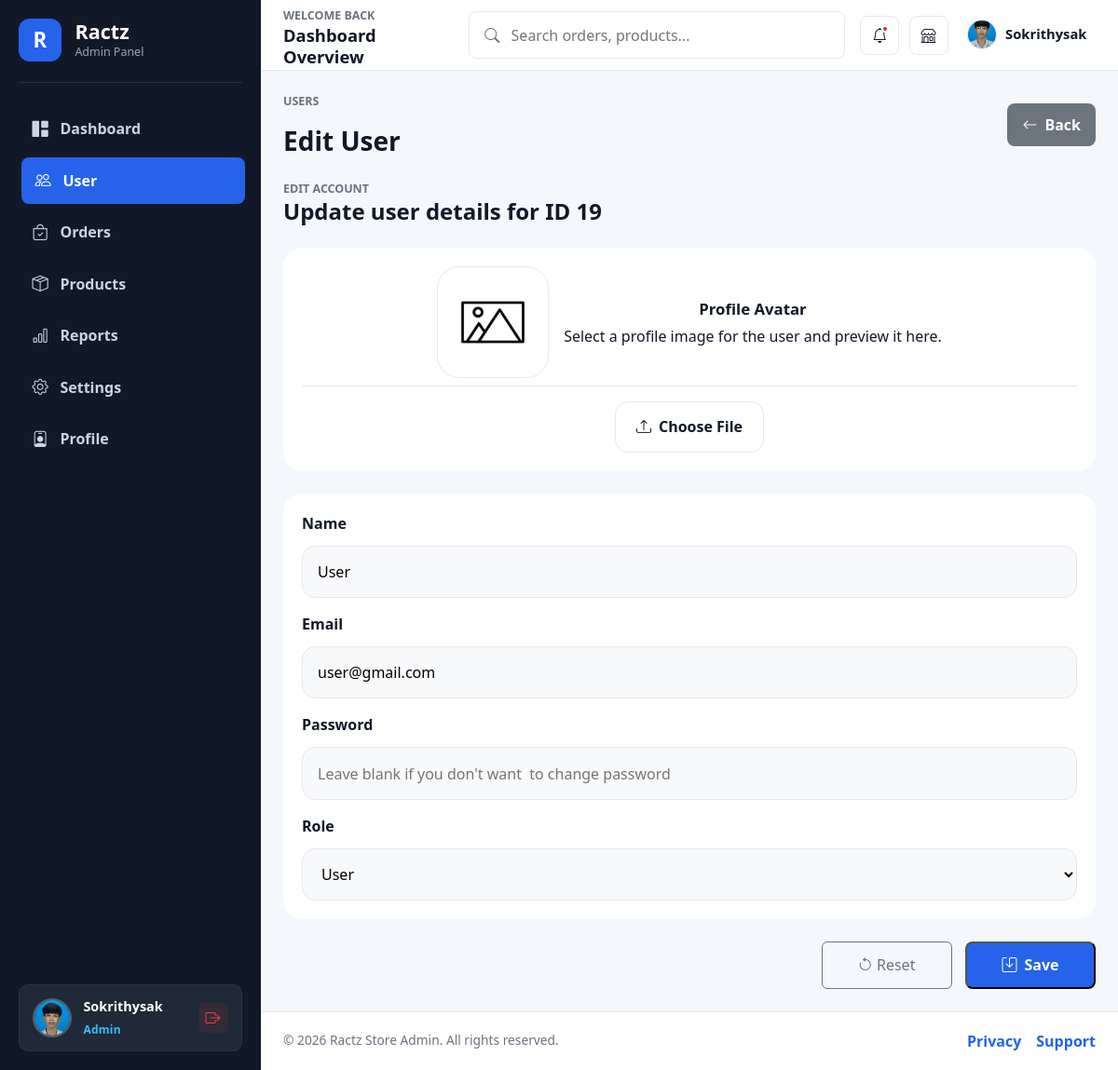
Screenshot of /admin/user/edit/19 (signed in) with the database file from the repository.
### models/user.py (models this page shows)
class User(db.Model):
    id = db.Column(db.Integer, primary_key=True)
    profile = db.Column(db.String(255), nullable=False, default='/static/images/default.png')
    username = db.Column(db.String(80), nullable=False)
    password = db.Column(db.String(255), nullable=False)
    email = db.Column(db.String(120), nullable=False, unique=True)
    role = db.Column(db.String(80), nullable=False)
    status = db.Column(db.String(80), nullable=False, default='Active')
    joined_date = db.Column(db.String(80), nullable=True, default=lambda: datetime.now().strftime('%b. %Y'))

### admin/user.py (the view)
@admin_bp.get('/user/edit/<int:user_id>')
@login_required
def edit_user(user_id):
    module = 'user'
    sql = text("SELECT * FROM user WHERE id = :user_id")
    result = db.session.execute(sql, {"user_id": user_id}).fetchone()
    user_data = None
    if result:
        user_data = dict(result._mapping)
    else:
        return redirect(url_for('admin_bp.user'))
    return render_template('admin/user/edit.html', module=module, user=user_data)

### admin/auth.py (called while the page is built)
def login_required(view):
    @wraps(view)
    def wrapped(*args, **kwargs):
        if not session.get("is_login"):
            return redirect(url_for("admin_login", next=request.path))
        if str(session.get("role", "")).strip().lower() != "admin":
            session.clear()
            flash("Access denied. Administrator privileges required.", "danger")
            return redirect(url_for("admin_login"))
        return view(*args, **kwargs)
    return wrapped

### helpers.py (called while the page is built)
def register_url_fallbacks(app):
    from flask import url_for
    def url_fallback(error, endpoint, values):
        if '.' in endpoint:
            raise error
        for bp_name in ['front_bp', 'admin_bp', 'api_bp']:
            full_endpoint = f"{bp_name}.{endpoint}"
            if full_endpoint in app.view_functions:
                return url_for(full_endpoint, **values)
        raise error
    app.url_build_error_handlers.append(url_fallback)

### templates/admin/user/edit.html (shortened to what this page needs)
{% extends 'admin/master.html' %} {% block styles %}
<link
  rel="stylesheet"
  href="{{ url_for('static', filename='user css/edit.css') }}"
/>
{% endblock %} {% block content %}
<main class="admin-content">
  <section class="page-heading">
    <div>
      <p>Users</p>
      <h3>Edit User</h3>
    </div>
    <a href="{{ url_for('admin_bp.user') }}" class="export-btn edit-back-btn">
      <i class="bi bi-arrow-left"></i>
      Back
    </a>
  </section>
  <section class="panel edit-panel">
    <div class="panel-header">
      <div>
        <span>Edit Account</span>
        <h4>Update user details for ID {{ user.id if user else user_id }}</h4>
      </div>
    </div>
    <form id="editUserForm" action="{{url_for('admin_bp.do_edit_user')}}" method="POST" enctype="multipart/form-data" class="edit-form">
      <div class="edit-layout">
        <div class="edit-card">
          <div class="edit-card-top">
            <img
              id="output"
              src="{{ url_for('user_photo', user_id=user.id, photo_type='org') }}"
              alt="User profile image"
              onerror="this.onerror=null;this.src='{{ url_for('static', filename='images/default.png') }}'"
              class="edit-card-avatar"
            />
            <div class="edit-card-info">
              <strong>Profile Avatar</strong>
              <span>
                Select a profile image for the user and preview it here.
              </span>
            </div>
          </div>
          <div class="edit-card-actions">
            <label for="image" class="edit-upload-label">
              <i class="bi bi-upload"></i>
              Choose File
            </label>
          </div>
        </div>
        <div class="edit-form-box">
          <div class="edit-form-group">
            <label for="name">Name</label>
            <input
              type="text"
              id="name"
              name="name"
              value="{{ user.username }}"
              placeholder="Enter name"
              class="edit-form-control"
            />
          </div>
          <div class="edit-form-group">
            <label for="email">Email</label>
            <input
              type="email"
              id="email"
              name="email"
              value="{{ user.email  }}"
              placeholder="Enter email"
              class="edit-form-control"
            />
          </div>
          <div class="edit-form-group">
            <label for="password">Password</label>
            <input
              type="password"
              id="password"
              name="password"
              placeholder="Leave blank if you don't want  to change password"
              class="edit-form-control"
            />
          </div>
          <div class="edit-form-group">
            <label for="role">Role</label>
            <select id="role" name="role" class="edit-form-control">
              <option value="User" {% if user and (user.role == 'User' or user.role == 'user') %}selected{% endif %}>User</option>
            </select>
          </div>
        </div>
        <div class="edit-actions">
          <button type="reset" class="btn btn-outline-secondary">
            <i class="bi bi-arrow-counterclockwise"></i>
            Reset
          </button>
          <button type="submit" class="export-btn">
            <i class="bi bi-save"></i>
            Save
          </button>
        </div>
      </div>
    </form>
  </section>
</main>
{% endblock %}

### templates/admin/share/sidebar.html (shortened to what this page needs)
      <aside class="admin-sidebar" id="adminSidebar">
<div class="sidebar-brand">
          <span class="brand-mark">R</span>
          <div>
            <h1>Ractz</h1>
            <p>Admin Panel</p>
          </div>
        </div>
        <nav class="sidebar-menu" aria-label="Admin navigation">
          <a href="{{ url_for('dashboard') }}" class="{% if request.endpoint == 'dashboard' %}active{% endif %}">
            <i class="bi bi-grid-1x2-fill"></i>
            <span>Dashboard</span>
          </a>
          <a href="{{ url_for('user') }}" class="{% if request.endpoint in ['user', 'admin_bp.user', 'add_user', 'admin_bp.add_user', 'edit_user', 'admin_bp.edit_user'] or (request.endpoint in ['user_profile', 'admin_bp.user_profile'] and request.view_args and request.view_args.get('user_id') != session.get('user_id')) %}active{% endif %}">
            <i class="bi bi-people"></i>
            <span>User</span>
          </a>
          <a href="#">
            <i class="bi bi-bag-check"></i>
            <span>Orders</span>
          </a>
          <a href="#">
            <i class="bi bi-box-seam"></i>
            <span>Products</span>
          </a>
          <a href="#">
            <i class="bi bi-bar-chart"></i>
            <span>Reports</span>
          </a>
          <a href="#">
            <i class="bi bi-gear"></i>
            <span>Settings</span>
          </a>
          <a href="{{ url_for('admin_bp.admin_profile') if session.get('user_id') else '#' }}" class="">
            <i class="bi bi-person-badge"></i>
            <span>Profile</span>
          </a>
        </nav>
        <div class="sidebar-profile">
          <a href="{{ url_for('admin_bp.admin_profile') if session.get('user_id') else '#' }}" class="sidebar-profile-info" title="View Profile">
            <div class="profile-avatar sidebar-profile-avatar">
              <span class="profile-avatar-initials">{{ (session.get('username', 'A')[:2]) | upper }}</span>
              {% if session.get('user_id') %}
                <img
                  src="{{ url_for('user_photo', user_id=session.get('user_id'), photo_type='thum') }}"
                  alt="{{ session.get('username', 'Admin') }}"
                  class="profile-avatar-img"
                  onerror="this.remove();"
                />
              {% endif %}
            </div>
            <div class="sidebar-profile-text">
              <strong>{{ session.get('username', 'Admin User') }}</strong>
              <span>{{ session.get('role', 'Admin') }}</span>
            </div>
          </a>
          <a href="{{ url_for('admin_logout') }}" class="sidebar-logout-btn" title="Sign out">
            <i class="bi bi-box-arrow-right"></i>
          </a>
        </div>
      </aside>

### templates/admin/share/navbar.html (shortened to what this page needs)
 <nav class="admin-navbar">
          <div class="navbar-title">
            <span>Welcome back</span>
            <h2>Dashboard Overview</h2>
          </div>
          <form class="admin-search" action="#" role="search">
            <i class="bi bi-search"></i>
            <input type="search" placeholder="Search orders, products..." />
          </form>
          <div class="navbar-actions">
            <button type="button" aria-label="Notifications" title="Notifications">
              <i class="bi bi-bell"></i>
              <span class="notification-dot"></span>
            </button>
            <a href="{{ url_for('home') }}" aria-label="Visit store" title="Visit Store">
              <i class="bi bi-shop"></i>
            </a>
            <div class="admin-user-dropdown" id="adminUserDropdown">
              <button
                type="button"
                class="admin-user-trigger"
                id="adminUserTrigger"
                aria-expanded="false"
                aria-haspopup="true"
              >
                <img
                  src="{{ url_for('user_photo', user_id=session.get('user_id'), photo_type='thum') if session.get('user_id') else url_for('static', filename='images/default.png') }}"
                  alt="{{ session.get('username', 'admin') }}"
                  class="admin-nav-avatar"
                  onerror="this.onerror=null;this.src='{{ url_for('static', filename='images/default.png') }}'"
                />
                <span class="admin-nav-name">{{ session.get('username', 'admin') }}</span>
              </button>
            </div>
          </div>
        </nav>

### static/user css/edit.css (style rules this page uses)
.panel { box-sizing: border-box; width: 100%; max-width: none; margin: 1.5rem auto; padding: 2rem; border: 1px solid #dee2e6; border-radius: 18px; background: #ffffff; box-shadow: 0 8px 24px rgba(15, 23, 42, 0.08); }
.edit-panel { max-width: none; margin: 0 auto; border-radius: 20px; padding: 0; background: transparent; box-shadow: none; border: none; }
.edit-panel .panel-header { margin-bottom: 1.5rem; gap: 1rem; }
.edit-layout { display: grid; gap: 1.5rem; }
.edit-card { display: grid; gap: 1rem; padding: 1.25rem; border: none; border-radius: 20px; background: #ffffff; }
.edit-card-top { display: flex; justify-content: center; align-items: center; gap: 1rem; flex-wrap: wrap; padding-bottom: 0.5rem; border-bottom: 1px solid var(--border); }
.edit-card-avatar { width: 120px; height: 120px; border-radius: 24px; object-fit: cover; border: 1px solid var(--border); background: #f6f8fb; }
.edit-card-info { display: grid; gap: 0.25rem; text-align: center; }
.edit-card-info strong { font-size: 1.05rem; }
.edit-card-actions { display: flex; align-items: center; justify-content: center; gap: 1rem; flex-wrap: wrap; }
.edit-upload-label { display: inline-flex; align-items: center; justify-content: center; gap: 0.5rem; padding: 0.9rem 1.4rem; border-radius: 14px; border: 1px solid var(--border); background: #ffffff; color: var(--text); font-weight: 700; cursor: pointer; }
.edit-form { display: grid; gap: 1.25rem; }
.edit-form-box { display: grid; gap: 1rem; padding: 1.25rem; border: none; border-radius: 20px; background: #ffffff; }
.edit-form-group { display: grid; gap: 0.75rem; }
.edit-form-group label { font-weight: 700; }
.edit-form-control { width: 100%; padding: 0.95rem 1rem; border: 1px solid var(--border); border-radius: 14px; background: #f8f9fb; }
.edit-actions { display: flex; gap: 0.9rem; flex-wrap: wrap; justify-content: flex-end; }
.edit-actions button { min-width: 140px; }
.edit-back-btn { background: #6c757d !important; }

### rows the page displays
User: get "Sokrithysak", get "Admin"
User: id "19", name "User", email "user@gmail.com", role "User"
